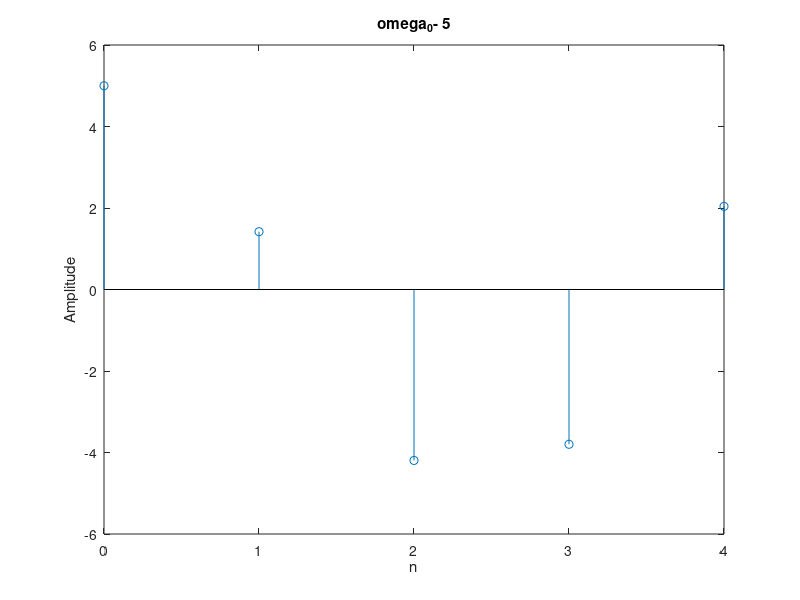

This figure's MATLAB source:
clc
clear all;
close all;
L=input("Desired length : ");
A=input("Amplitude : ");
omega=input("Angular Frequency : ");
n=0:L-1;
x=A*cos(omega*n);
stem(n,x);
xlabel("n");
ylabel("Amplitude");
title(["omega_0- ",num2str(omega)]);